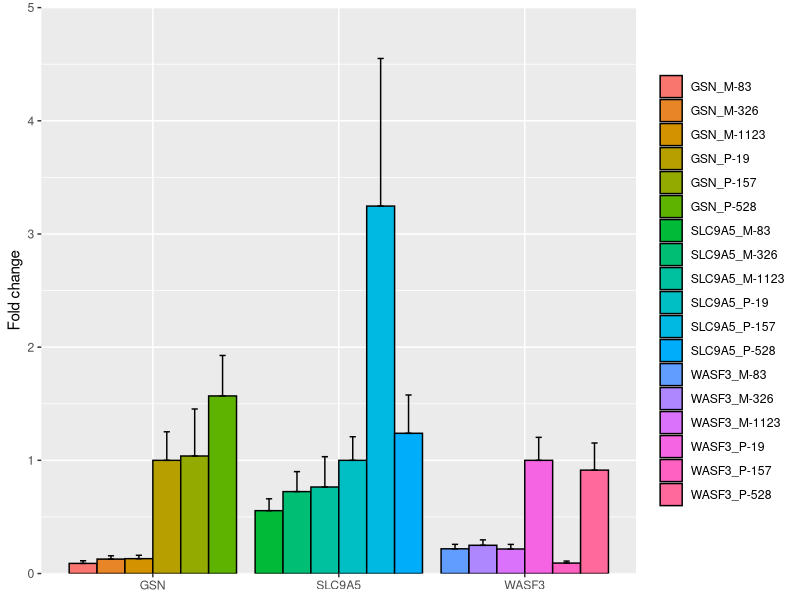
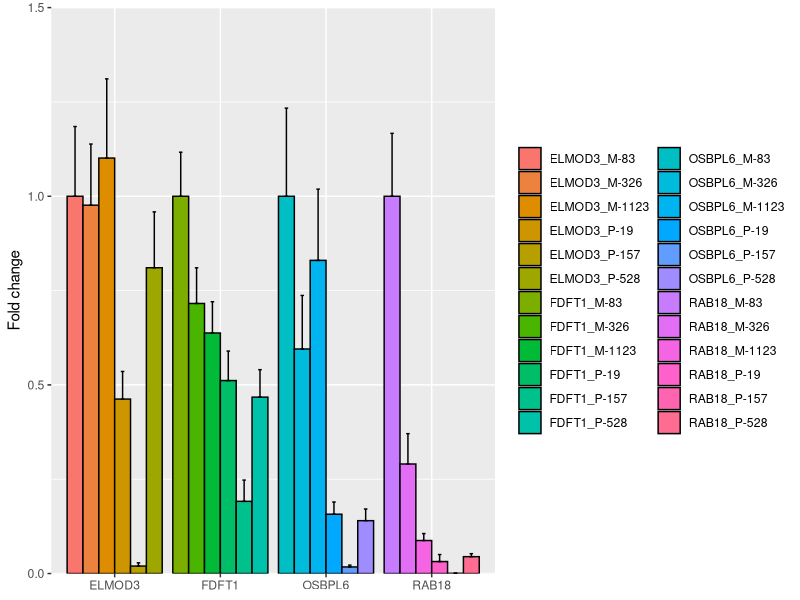

Recreate these plots in R, in order.
#Make barplots for PCR results ############################################

library("ggplot2")

data = read.table("MES_events.txt", header=T)
data$sample <- factor(data$sample, levels = as.character(data$sample))

pdf("MES_plot.pdf", width=7, height=7)
ggplot(data, aes(x=gene, y=fold.change, fill=sample)) + geom_bar(stat="identity", color="black", position=position_dodge()) + geom_errorbar(aes(ymin=fold.change, ymax=fold.change+standard.deviation), width=.2, position=position_dodge(.9)) + theme(axis.title.x = element_blank(), legend.title=element_blank()) + ylab("Fold change") + scale_y_continuous(limits=c(0,5), expand = c(0,0))
dev.off()

data = read.table("PRO_events.txt", header=T)
data$sample <- factor(data$sample, levels = as.character(data$sample))

#Make plot
pdf("PRO_plot.pdf", width=9, height=7)
ggplot(data, aes(x=gene, y=fold.change, fill=sample)) + geom_bar(stat="identity", color="black", position=position_dodge()) + geom_errorbar(aes(ymin=fold.change, ymax=fold.change+standard.deviation), width=.2, position=position_dodge(.9)) + theme(axis.title.x = element_blank(), legend.title=element_blank()) + ylab("Fold change") + scale_y_continuous(limits=c(0,1.5), expand = c(0,0))
dev.off()
